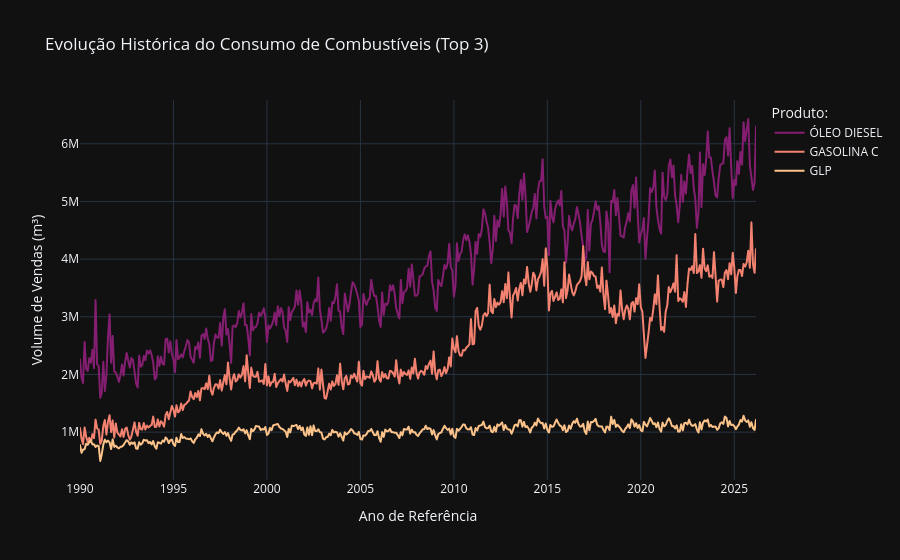

Notebook code for this chart:
### Code cell
# 2. Série Temporal de Consumo Anual (Os 3 Principais Produtos)
top_3_produtos = share_produto['produto'].head(3).tolist()

df_temporal = (
    df[df['produto'].isin(top_3_produtos)]
    .groupby(['data', 'produto'], as_index=False)['vendas']
    .sum()
)

df_temporal["vendas_br"] = df_temporal["vendas"].apply(fmt_br)

fig_temporal = px.line(
    df_temporal,
    x='data',
    y='vendas',
    color='produto',
    custom_data=['vendas_br'],
    category_orders={
        "produto": top_3_produtos
    },
    color_discrete_sequence=["#831E70", "#F38370", "#FBC28A"],
    title='Evolução Histórica do Consumo de Combustíveis (Top 3)',
    template='plotly_dark',
    labels={"produto": "Produto: "}
)

fig_temporal.update_layout(
    xaxis_title="Ano de Referência",
    yaxis_title="Volume de Vendas (m³)",
    hovermode="x unified"
)

fig_temporal.update_traces(
    hovertemplate=
    "<b>Produto:</b> %{fullData.name}<br>" +
    "<b>Volume:</b> %{customdata[0]} m³" +
    "<extra></extra>"
)

fig_temporal.show()

### Figure 1 — Plotly figure (JSON) as saved in the notebook; plotly's stock layout.template omitted (floating-point values rounded to 4 significant figures; data arrays with more than 128 entries replaced by an {"elided": "..."} marker saying what was removed)
{"data": [{"customdata": {"elided": "435x1 str values"}, "hovertemplate": "<b>Produto:</b> %{fullData.name}<br><b>Volume:</b> %{customdata[0]} m³<extra></extra>", "legendgroup": "ÓLEO DIESEL", "line": {"color": "#831E70", "dash": "solid"}, "marker": {"symbol": "circle"}, "mode": "lines", "name": "ÓLEO DIESEL", "showlegend": true, "type": "scattergl", "x": {"elided": "435 str values"}, "xaxis": "x", "y": {"elided": "435 float values"}, "yaxis": "y"}, {"customdata": {"elided": "435x1 str values"}, "hovertemplate": "<b>Produto:</b> %{fullData.name}<br><b>Volume:</b> %{customdata[0]} m³<extra></extra>", "legendgroup": "GASOLINA C", "line": {"color": "#F38370", "dash": "solid"}, "marker": {"symbol": "circle"}, "mode": "lines", "name": "GASOLINA C", "showlegend": true, "type": "scattergl", "x": {"elided": "435 str values"}, "xaxis": "x", "y": {"elided": "435 float values"}, "yaxis": "y"}, {"customdata": {"elided": "435x1 str values"}, "hovertemplate": "<b>Produto:</b> %{fullData.name}<br><b>Volume:</b> %{customdata[0]} m³<extra></extra>", "legendgroup": "GLP", "line": {"color": "#FBC28A", "dash": "solid"}, "marker": {"symbol": "circle"}, "mode": "lines", "name": "GLP", "showlegend": true, "type": "scattergl", "x": {"elided": "435 str values"}, "xaxis": "x", "y": {"elided": "435 float values"}, "yaxis": "y"}], "layout": {"hovermode": "x unified", "legend": {"title": {"text": "Produto: "}, "tracegroupgap": 0}, "title": {"text": "Evolução Histórica do Consumo de Combustíveis (Top 3)"}, "xaxis": {"anchor": "y", "domain": [0, 1], "title": {"text": "Ano de Referência"}}, "yaxis": {"anchor": "x", "domain": [0, 1], "title": {"text": "Volume de Vendas (m³)"}}}}
